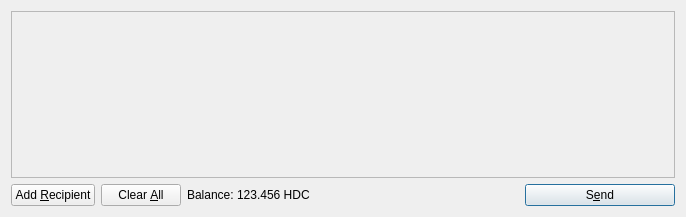
<?xml version="1.0" encoding="UTF-8"?>
<ui version="4.0">
 <class>SendCoinsDialog</class>
 <widget class="QDialog" name="SendCoinsDialog">
  <property name="geometry">
   <rect>
    <x>0</x>
    <y>0</y>
    <width>686</width>
    <height>217</height>
   </rect>
  </property>
  <property name="windowTitle">
   <string>Send Coins</string>
  </property>
  <layout class="QVBoxLayout" name="verticalLayout">
   <item>
    <widget class="QScrollArea" name="scrollArea">
     <property name="widgetResizable">
      <bool>true</bool>
     </property>
     <widget class="QWidget" name="scrollAreaWidgetContents">
      <property name="geometry">
       <rect>
        <x>0</x>
        <y>0</y>
        <width>666</width>
        <height>165</height>
       </rect>
      </property>
      <layout class="QVBoxLayout" name="verticalLayout_2">
       <property name="margin">
        <number>0</number>
       </property>
       <item>
        <layout class="QVBoxLayout" name="entries">
         <property name="spacing">
          <number>6</number>
         </property>
        </layout>
       </item>
       <item>
        <spacer name="verticalSpacer">
         <property name="orientation">
          <enum>Qt::Vertical</enum>
         </property>
         <property name="sizeHint" stdset="0">
          <size>
           <width>20</width>
           <height>40</height>
          </size>
         </property>
        </spacer>
       </item>
      </layout>
     </widget>
    </widget>
   </item>
   <item>
    <layout class="QHBoxLayout" name="horizontalLayout">
     <item>
      <widget class="QPushButton" name="addButton">
       <property name="toolTip">
        <string>Send to multiple recipients at once</string>
       </property>
       <property name="text">
        <string>Add &amp;Recipient</string>
       </property>
       <property name="icon">
        <iconset resource="../bitcoin.qrc">
         <normaloff>:/icons/add</normaloff>:/icons/add</iconset>
       </property>
       <property name="autoDefault">
        <bool>false</bool>
       </property>
      </widget>
     </item>
     <item>
      <widget class="QPushButton" name="clearButton">
       <property name="sizePolicy">
        <sizepolicy hsizetype="Minimum" vsizetype="Fixed">
         <horstretch>0</horstretch>
         <verstretch>0</verstretch>
        </sizepolicy>
       </property>
       <property name="toolTip">
        <string>Remove all transaction fields</string>
       </property>
       <property name="text">
        <string>Clear &amp;All</string>
       </property>
       <property name="icon">
        <iconset resource="../bitcoin.qrc">
         <normaloff>:/icons/remove</normaloff>:/icons/remove</iconset>
       </property>
       <property name="autoRepeatDelay">
        <number>300</number>
       </property>
       <property name="autoDefault">
        <bool>false</bool>
       </property>
      </widget>
     </item>
     <item>
      <layout class="QHBoxLayout" name="horizontalLayout_2">
       <property name="spacing">
        <number>3</number>
       </property>
       <item>
        <widget class="QLabel" name="label">
         <property name="text">
          <string>Balance:</string>
         </property>
        </widget>
       </item>
       <item>
        <widget class="QLabel" name="labelBalance">
         <property name="cursor">
          <cursorShape>IBeamCursor</cursorShape>
         </property>
         <property name="text">
          <string>123.456 HDC</string>
         </property>
         <property name="textInteractionFlags">
          <set>Qt::LinksAccessibleByMouse|Qt::TextSelectableByKeyboard|Qt::TextSelectableByMouse</set>
         </property>
        </widget>
       </item>
      </layout>
     </item>
     <item>
      <spacer name="horizontalSpacer">
       <property name="orientation">
        <enum>Qt::Horizontal</enum>
       </property>
       <property name="sizeHint" stdset="0">
        <size>
         <width>40</width>
         <height>20</height>
        </size>
       </property>
      </spacer>
     </item>
     <item>
      <widget class="QPushButton" name="sendButton">
       <property name="minimumSize">
        <size>
         <width>150</width>
         <height>0</height>
        </size>
       </property>
       <property name="toolTip">
        <string>Confirm the send action</string>
       </property>
       <property name="text">
        <string>S&amp;end</string>
       </property>
       <property name="icon">
        <iconset resource="../bitcoin.qrc">
         <normaloff>:/icons/send</normaloff>:/icons/send</iconset>
       </property>
       <property name="default">
        <bool>true</bool>
       </property>
      </widget>
     </item>
    </layout>
   </item>
  </layout>
 </widget>
 <resources>
  <include location="../bitcoin.qrc"/>
 </resources>
 <connections/>
</ui>
